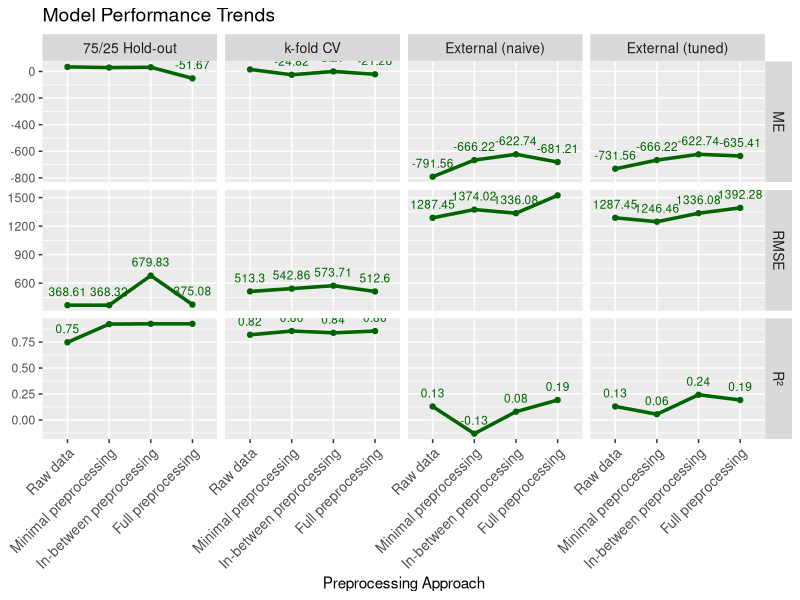

Source code (R):
require(ggplot2)
require(dplyr)
require(patchwork)

validation_results = data.frame(
  Model = rep(c("Full preprocessing",
                "Minimal preprocessing",
                "In-between preprocessing",
                "Raw data"),
              times = 4),  # 4 models × 4 validation types
  Validation_Type = rep(c("75/25 Hold-out",
                          "k-fold CV",
                          "External (naive)",
                          "External (tuned)"), each = 12),  # 3 metrics × 4 models = 12 per validation type
  Metric = rep(rep(c("ME", "RMSE", "R²"), times = 4), times = 4),  # 3 metrics per model
  Value = c(
    # 75/25 Hold-out validation
    -51.6718288, 368.3188416, 0.9259154,  # MODEL1
    34.4806711, 375.0805673, 0.9231703,   # MODEL2
    31.7480146, 368.6132237, 0.9257969,   # MODEL3
    29.2771195, 679.8320883, 0.7476034,   # MODEL4
    
    # k-fold CV (using your 4-fold CV values)
    -21.2562, 542.8593, 0.8391,           # MODEL1
    15.4975, 512.5971, 0.8565,            # MODEL2
    0.2660, 513.3000, 0.8561,             # MODEL3
    -24.8231, 573.7132, 0.8202,           # MODEL4
    
    # External "naive"
    -681.2096820, 1374.0183875, 0.0796633,    # MODEL1
    -791.5640335, 1523.9561530, -0.1321568,   # MODEL2 (negative R²)
    -622.7435488, 1287.4521536, 0.1919768,    # MODEL3
    -666.2196153, 1336.0768800, 0.1297891,    # MODEL4
    
    # External "tuned-on-external"
    -635.4124750, 1246.4591768, 0.2426132,    # MODEL1
    -731.5591977, 1392.2814677, 0.0550350,    # MODEL2
    -622.7435488, 1287.4521536, 0.1919768,    # MODEL3
    -666.2196153, 1336.0768800, 0.1297891     # MODEL4
  )
)

validation_results$Metric = factor(validation_results$Metric, 
                                   levels = c("ME", "RMSE", "R²"))

validation_results$Model = factor(validation_results$Model,
                                  levels = c("Raw data",
                                             "Minimal preprocessing",
                                             "In-between preprocessing",
                                             "Full preprocessing"))

validation_results$Validation_Type = factor(validation_results$Validation_Type,
                                            levels = c("75/25 Hold-out",
                                                       "k-fold CV",
                                                       "External (naive)",
                                                       "External (tuned)"))

# validation_results_filtered = validation_results |> 
#   filter(Validation_Type != "External (naive)")

ggplot(validation_results,
       aes(x = Model, y = Value, group = 1)) +
  geom_line(size = 1.2, color = "darkgreen") +
  geom_point(size = 1.5, color = "darkgreen") +
  geom_text(aes(label = round(Value, 2)),
            vjust = -1,
            size = 3, color = "darkgreen") +
  facet_grid(Metric ~ Validation_Type, scales = "free_y") +
  scale_y_continuous(position = "left") +
  labs(title = "Model Performance Trends",
       x = "Preprocessing Approach",
       y = "Value") +
  theme(axis.text.x = element_text(angle = 45, hjust = 1, size = 10),
        strip.text.x = element_text(size = 10),
        strip.text.y = element_text(size = 10),
        axis.title.y = element_blank(),
        plot.title = element_text(size = 14))
